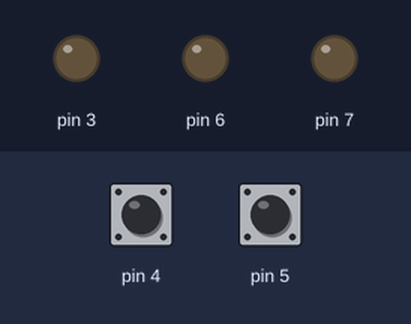
Simulated run of this program. Board: Arduino Nano, built with avr-gcc and run on an emulated ATmega328P. Parts: output pins drawn as LEDs (lit = HIGH). Inputs (shaded band) come from the test bench; at power-on: pin 4 HIGH, pin 5 HIGH.

Above: at 1.2 s.
1.3 s: pin 4 pulled LOW for 0.15 s
At 2.5 s:
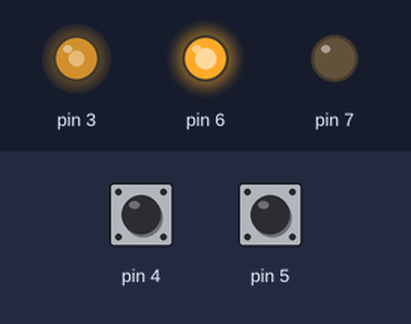
2.9 s: pin 5 pulled LOW for 0.15 s
At 3.9 s:
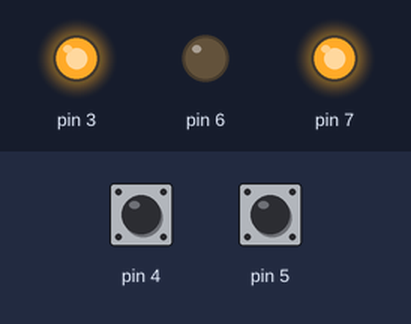
4.5 s: pin 4 pulled LOW for 1 s
At 5.2 s:
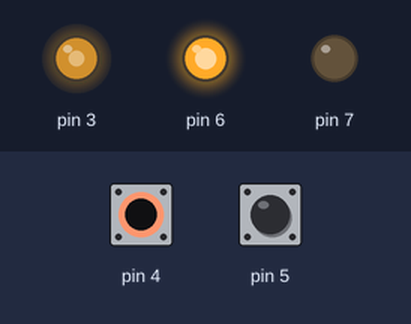
7.0 s: pin 5 pulled LOW for 1 s
At 8.3 s:
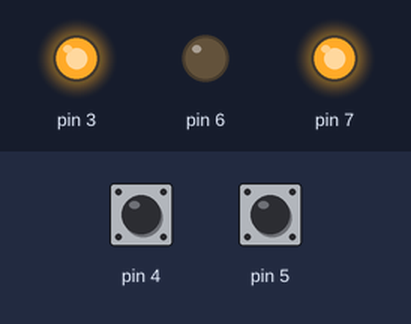
9.5 s: pin 4 driven LOW and pin 5 driven LOW
At 10.0 s:
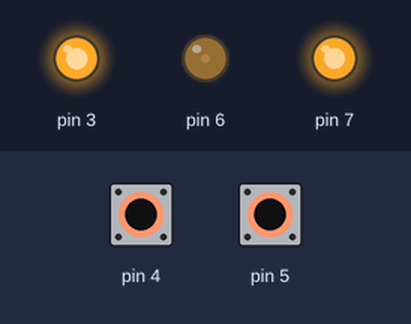
11.0 s: pin 5 driven HIGH
At 12.3 s:
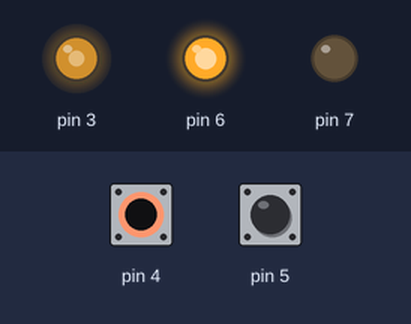
Timing chart, 0 to 13.5 s (numbered marks = the images above; inputs shaded):
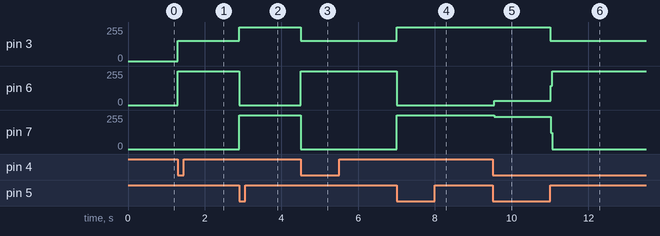

Measured:
- after the input at 1.3 s, pin 3: 0/255 → 153/255 at once; pin 6: 0/255 → 255/255 at once
- after the input at 2.9 s, pin 3: 153/255 → 255/255 at once; pin 6: 255/255 → 0/255 at once; pin 7: 0/255 → 255/255 at once
- after the input at 4.5 s, pin 3: 255/255 → 153/255 at once; pin 6: 0/255 → 255/255 at once; pin 7: 255/255 → 0/255 at once
- after the input at 7.0 s, pin 3: 153/255 → 255/255 at once; pin 6: 255/255 → 0/255 at once; pin 7: 0/255 → 255/255 at once
- after the input at 9.5 s, pin 6: 0/255 → 33/255 at once; pin 7: 255/255 → 243/255 at once
- after the input at 11.0 s, pin 3: 255/255 → 153/255 at once; pin 6: 33/255 → 255/255 at once; pin 7: 243/255 → 0/255 at once

The program:

main.cpp
```cpp
//  Eduardo Peinado
//  https://github.com/corneliusreed1910
//  Student number: 22073
//  TIADSM05A
//  Friday, October 24th, 2025
//  Subject: Applications for Internet of Things (AIoT)
//  ACT2_05: controlling a DC motor's direction with pulsating switches through an H-bridge (L293D)
//  Profe. Rocío del Carmen Martínez Luna
//  TIADSM (Tecnologías de la Información Área Desarrollo Software Multiplataforma)
//  Universidad Tecnológica Santa Catarina
//  Santa Catarina, Nuevo León, México

#include <Arduino.h>

int speed1=0, speed2=0, x=0, pwm=0;

void setup(){
  pinMode(3,OUTPUT);
  pinMode(6,OUTPUT);
  pinMode(7,OUTPUT);
  pinMode(4,INPUT);
  digitalWrite(4,HIGH);
  pinMode(5,INPUT);
  digitalWrite(5,HIGH);
}

void loop(){
  speed1=digitalRead(4);
  speed2=digitalRead(5);

if(speed1==LOW){
  x=3;
  digitalWrite(6,HIGH);
  digitalWrite(7,LOW);
}
if(speed2==LOW){
  x=5;
  digitalWrite(7,HIGH);
  digitalWrite(6,LOW);
}
  pwm=map(x,0,5,0,255);
  analogWrite(3,pwm);
}
```
